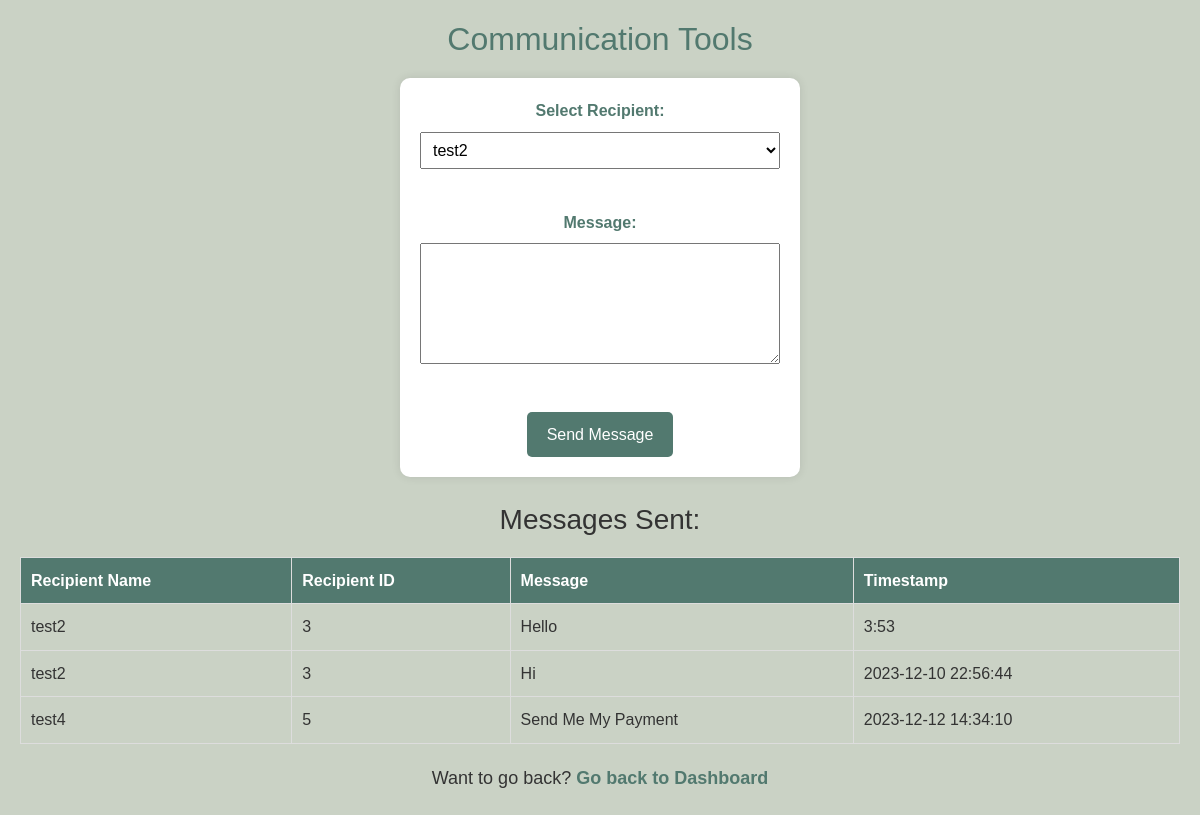
Page /view/communication_tools.php (signed in) on the committed database.
### tables this page shows
CREATE TABLE `communication` (
  `id` int(50) NOT NULL,
  `name` varchar(50) NOT NULL,
  `time` varchar(50) NOT NULL,
  `user_id` int(50) NOT NULL,
  `message` varchar(150) NOT NULL
);

### model/UserRepo.php (called while the page is built, shortened)
<?php
function findAllStudents()
{
    $conn = db_conn();
    $selectQuery = 'SELECT * FROM `user` WHERE `type` = "student"';
    try {
        $result = $conn->query($selectQuery);
        $rows = array();
        while ($row = $result->fetch_assoc()) {
            $rows[] = $row;
        }
        return $rows;
    } catch (Exception $e) {
        echo "Error: " . $e->getMessage();
        return null;
    } finally {
        $conn->close();
    }
}

### model/CommunicationRepo.php (called while the page is built, shortened)
<?php
function findAllCommunications()
{
    $conn = db_conn();
    $selectQuery = 'SELECT * FROM `communication`';
    try {
        $result = $conn->query($selectQuery);
        $rows = array();
        while ($row = $result->fetch_assoc()) {
            $rows[] = $row;
        }
        return $rows;
    } catch (Exception $e) {
        echo "Error: " . $e->getMessage();
        return null;
    } finally {
        $conn->close();
    }
}

### view/communication_tools.php (the view, shortened to what this page needs)
<?php
    require_once '../model/UserRepo.php';
    require_once '../model/CommunicationRepo.php';
    $Homepage = '/Tuition-Management-System/view/homepage.php';
    $students = findAllStudents();
    $_SESSION['sent_messages'] = findAllCommunications();
?>
<!DOCTYPE html>
<html lang="en">
<head>
    <link rel="stylesheet" href="css/style.css">
    <link rel="stylesheet" href="css/login.css">
</head>
<body>
    <div>
        <center>
        <h2>Communication Tools</h2>
        <form method="post" id="communicationForm" action="<?php echo htmlspecialchars($_SERVER["PHP_SELF"]); ?>" onsubmit="return validateCommunicationForm()">
            <div>
                <label for="recipient_id">Select Recipient:</label>
                <select name="recipient_id" required>
                    <?php foreach ($students as $student): ?>
                        <option value="<?php echo $student['id']; ?>"><?php echo $student['name']; ?></option>
                    <?php endforeach; ?>
                </select>
            </div>
            <br>
            <div>
                <label for="message">Message:</label>
                <textarea name="message" id="message" rows="4"></textarea>
            </div>
            <br>
            <div>
                <button type="submit" name="send_message">Send Message</button>
            </div>
        </form>
        <br>
        <?php
            if (isset($_SESSION['sent_messages'])) {
                echo "<h3>Messages Sent:</h3>";
                echo "<table border='1'>";
                echo "<thead><tr><th>Recipient Name</th><th>Recipient ID</th><th>Message</th><th>Timestamp</th></tr></thead>";
                echo "<tbody>";
                foreach ($_SESSION['sent_messages'] as $message) {
                    echo "<tr>";
                    echo "<td>{$message['name']}</td>";
                    echo "<td>{$message['user_id']}</td>";
                    echo "<td>{$message['message']}</td>";
                    echo "<td>{$message['time']}</td>";
                    echo "</tr>";
                }
                echo "</tbody>";
                echo "</table>";
            }
        ?>
    </div>
    <center>
        <p>Want to go back? <a href="<?php echo $Homepage; ?>">Go back to Dashboard</a></p>
    </center>
</body>
</html>

### view/communication_tools.php (style rules this page uses)
body { font-family: 'Arial', sans-serif; margin: 0; background-color: #cad2c5; color: #333; text-align: center; padding: 20px; }
h2 { color: #52796f; }
form { max-width: 400px; margin: 0 auto; background-color: #ffffff; border-radius: 10px; box-shadow: 0 0 10px rgba(0, 0, 0, 0.1); padding: 20px; margin-top: 20px; }
label { display: block; margin-bottom: 8px; font-weight: bold; color: #52796f; }
select, textarea { width: 100%; padding: 8px; margin-bottom: 15px; box-sizing: border-box; }
button { background-color: #52796f; color: #ffffff; padding: 10px 20px; border: none; border-radius: 5px; cursor: pointer; }
table { width: 100%; margin-top: 20px; border-collapse: collapse; }
th, td { border: 1px solid #ddd; padding: 10px; text-align: left; }
th { background-color: #52796f; color: #ffffff; }
p { margin-top: 20px; font-size: 18px; }
a { color: #52796f; text-decoration: none; font-weight: bold; }

### rows in the picture
communication: name "test2", user "3", message "Hello", time "3:53"
communication: name "test2", user "3", message "Hi", time "2023-12-10 22:56:44"
communication: name "test4", user "5", message "Send Me My Payment", time "2023-12-12 14:34:10"

### other values in the picture
form field recipient_id "test2"
